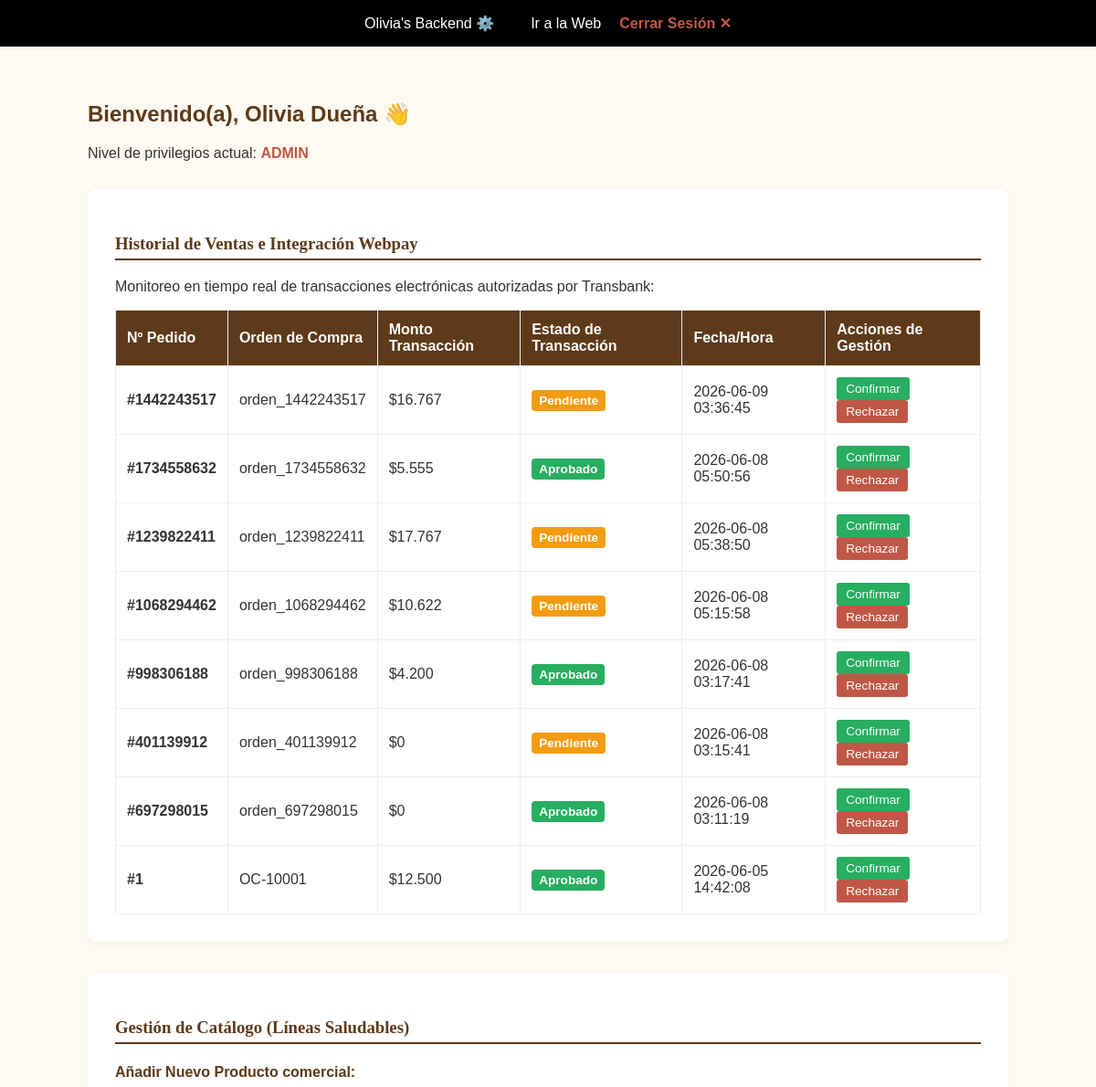
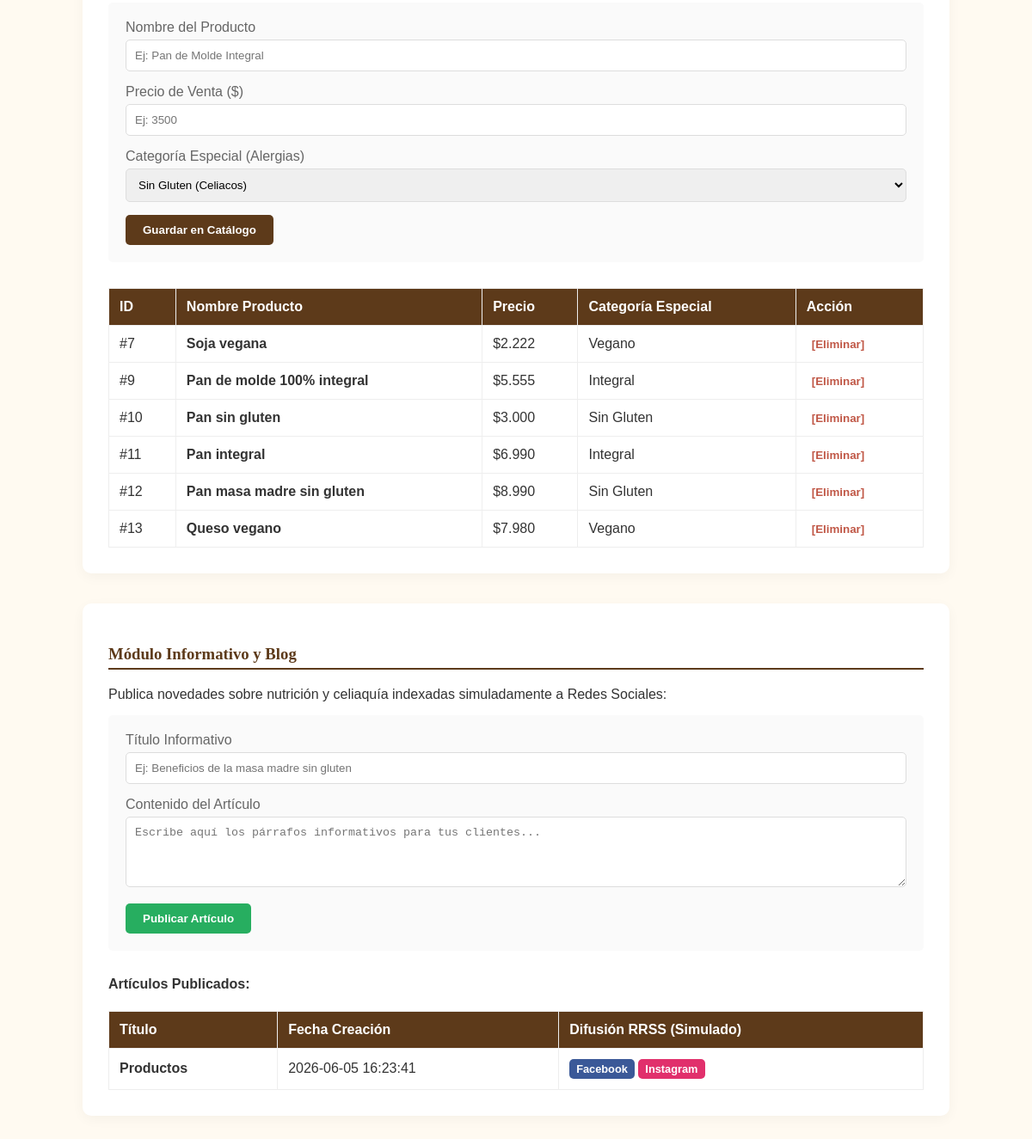
The app's page /admin.php with its own data (2 pictures, top to bottom).
### tables this page shows
CREATE TABLE `pedidos` (
  `id` int(11) NOT NULL,
  `orden_compra` varchar(50) NOT NULL,
  `monto` int(11) NOT NULL,
  `estado` varchar(20) DEFAULT 'Pendiente',
  `fecha` timestamp NOT NULL DEFAULT current_timestamp()
);

CREATE TABLE `productos` (
  `id` int(11) NOT NULL,
  `nombre` varchar(100) NOT NULL,
  `descripcion` text DEFAULT NULL,
  `precio` int(11) NOT NULL,
  `imagen` varchar(255) DEFAULT 'default-pan.jpg',
  `categoria` enum('Sin Gluten','Vegano','Integral') NOT NULL
);

CREATE TABLE `noticias` (
  `id` int(11) NOT NULL,
  `titulo` varchar(150) NOT NULL,
  `contenido` text NOT NULL,
  `fecha` timestamp NOT NULL DEFAULT current_timestamp()
);

### admin.php (the view, shortened to what this page needs)
<?php
require_once 'conexion.php';
$rolActual = $_SESSION['usuario_rol'];
$nombreAdmin = $_SESSION['usuario_nombre'];
$productos = $conexion->query("SELECT * FROM productos");
$noticias = $conexion->query("SELECT * FROM noticias");
$pedidos = $conexion->query("SELECT * FROM pedidos ORDER BY fecha DESC");
?>
<!DOCTYPE html>
<html lang="es">
<head>
    <link rel="stylesheet" href="style.css">
</head>
<body>
    <header class="navbar">
        <div class="">Olivia's Backend ⚙️</div>
        <nav>
            <ul>
                <li><a href="index.php">Ir a la Web</a></li>
                <li><a href="cierresesion.php" style="color: #c05746; font-weight: bold;">Cerrar Sesión ✕</a></li>
            </ul>
        </nav>
    </header>
    <div class="admin-box">
        <h2>Bienvenido(a), <?php echo htmlspecialchars($nombreAdmin); ?> 👋</h2>
        <p style="margin-bottom: 30px;">Nivel de privilegios actual: <strong style="color: #c05746;"><?php echo strtoupper($rolActual); ?></strong></p>
        <div class="seccion-admin">
            <h3>Historial de Ventas e Integración Webpay</h3>
            <p>Monitoreo en tiempo real de transacciones electrónicas autorizadas por Transbank:</p>
            <?php if ($pedidos->num_rows > 0): ?>
                <table>
                    <thead>
                        <tr>
                            <th>Nº Pedido</th>
                            <th>Orden de Compra</th>
                            <th>Monto Transacción</th>
                            <th>Estado de Transacción</th>
                            <th>Fecha/Hora</th>
                            <th>Acciones de Gestión</th> </tr>
                    </thead>
                    <tbody>
                        <?php while($p = $pedidos->fetch_assoc()): ?>
                        <tr>
                            <td><strong>#<?php echo $p['id']; ?></strong></td>
                            <td><?php echo $p['orden_compra']; ?></td>
                            <td>$<?php echo number_format($p['monto'], 0, ',', '.'); ?></td>
                            <td><span class="badge <?php echo $p['estado']; ?>"><?php echo $p['estado']; ?></span></td>
                            <td><?php echo $p['fecha']; ?></td>
                            <td>
                                <form method="POST" style="display:inline-block; margin-right: 5px;">
                                    <button type="submit" name="confirmar_pedido" style="background-color: #27ae60; color: white; border: none; padding: 5px 10px; border-radius: 3px; cursor: pointer; font-size: 0.85rem;">Confirmar</button>
                                </form>
                                <form method="POST" style="display:inline-block;">
                                    <button type="submit" name="rechazar_pedido" style="background-color: #c05746; color: white; border: none; padding: 5px 10px; border-radius: 3px; cursor: pointer; font-size: 0.85rem;" onclick="return confirm('¿Seguro que deseas rechazar este pedido?');">Rechazar</button>
                                </form>
                            </td>
                        </tr>
                        <?php endwhile; ?>
                    </tbody>
                </table>
            <?php else: ?>
                <p style="color: #777; font-style: italic; margin-top: 15px;">Aún no se registran intentos de pago en el sistema.</p>
            <?php endif; ?>
        </div>
        <div class="seccion-admin">
            <h3>Gestión de Catálogo (Líneas Saludables)</h3>
            <?php if ($rolActual === 'admin'): ?>
                <h4 style="color: #5d3a1a; margin-bottom: 10px;">Añadir Nuevo Producto comercial:</h4>
                <form method="POST" style="margin-bottom: 30px; background: #fafafa; padding: 20px; border-radius: 5px;">
                    <div class="form-group">
                        <label>Nombre del Producto</label>
                        <input type="text" name="nombre" placeholder="Ej: Pan de Molde Integral" required>
                    </div>
                    <div class="form-group">
                        <label>Precio de Venta ($)</label>
                        <input type="number" name="precio" placeholder="Ej: 3500" required>
                    </div>
                    <div class="form-group">
                        <label>Categoría Especial (Alergias)</label>
                        <select name="categoria">
                            <option value="Sin Gluten">Sin Gluten (Celiacos)</option>
                        </select>
                    </div>
                    <button type="submit" name="crear_producto" class="btn-panel">Guardar en Catálogo</button>
                </form>
            <?php else: ?>
                <p style="color: #c05746; font-style: italic; background: #fdf2f0; padding: 10px; border-radius: 5px;">
                    🔒 Tu nivel de acceso (Personal Interno) te permite visualizar los productos comerciales, pero no crear ni eliminar registros de la tienda.
                </p>
            <?php endif; ?>
            <table style="margin-top: 20px;">
                <thead>
                    <tr>
                        <th>ID</th>
                        <th>Nombre Producto</th>
                        <th>Precio</th>
                        <th>Categoría Especial</th>
                        <th>Acción</th>
                    </tr>
                </thead>
                <tbody>
                    <?php while($prod = $productos->fetch_assoc()): ?>
                    <tr>
                        <td>#<?php echo $prod['id']; ?></td>
                        <td><strong><?php echo htmlspecialchars($prod['nombre']); ?></strong></td>
                        <td>$<?php echo number_format($prod['precio'], 0, ',', '.'); ?></td>
                        <td><?php echo $prod['categoria']; ?></td>
                        <td>
                            <?php if ($rolActual === 'admin'): ?>
                                <form method="POST" style="display:inline;" onsubmit="return confirm('¿Seguro que deseas remover este producto?');">
                                    <button type="submit" name="eliminar_producto" style="color:#c05746; background:none; border:none; cursor:pointer; font-weight:bold;">[Eliminar]</button>
                                </form>
                            <?php else: ?>
                                <span style="color:#aaa;">Bloqueado</span>
                            <?php endif; ?>
                        </td>
                    </tr>
                    <?php endwhile; ?>
                </tbody>
            </table>
        </div>
        <div class="seccion-admin">
            <h3>Módulo Informativo y Blog</h3>
            <p style="margin-bottom: 15px;">Publica novedades sobre nutrición y celiaquía indexadas simuladamente a Redes Sociales:</p>
            <form method="POST" style="background: #fafafa; padding: 20px; border-radius: 5px; margin-bottom: 30px;">
                <div class="form-group">
                    <label>Título Informativo</label>
                    <input type="text" name="titulo" placeholder="Ej: Beneficios de la masa madre sin gluten" required>
                </div>
                <div class="form-group">
                    <label>Contenido del Artículo</label>
                    <textarea name="contenido" rows="4" placeholder="Escribe aquí los párrafos informativos para tus clientes..." required></textarea>
                </div>
                <button type="submit" name="crear_noticia" class="btn-panel" style="background-color: #27ae60;">Publicar Artículo</button>
            </form>
            <h4>Artículos Publicados:</h4>
            <table>
                <thead>
                    <tr>
                        <th>Título</th>
                        <th>Fecha Creación</th>
                        <th>Difusión RRSS (Simulado)</th>
                    </tr>
                </thead>
                <tbody>
                    <?php while($not = $noticias->fetch_assoc()): ?>
                    <tr>
                        <td><strong><?php echo htmlspecialchars($not['titulo']); ?></strong></td>
                        <td><?php echo $not['fecha']; ?></td>
                        <td>
                            <button onclick="alert('Indexando metatags automáticamente en Meta Graph API para Facebook...')" class="btn-panel" style="padding: 4px 8px; font-size: 0.8rem; background-color: #3b5998;">Facebook</button>
                            <button onclick="alert('Conectando con la API de Instagram Business para autopublicación...')" class="btn-panel" style="padding: 4px 8px; font-size: 0.8rem; background-color: #e1306c;">Instagram</button>
                        </td>
                    </tr>
                    <?php endwhile; ?>
                </tbody>
            </table>
        </div>
    </div>
</body>
</html>

### style.css (style rules this page uses)
body { margin: 0; font-family: 'Arimo', sans-serif; color: #333; }
h1, h3 { font-family: 'Merriweather', serif; }
.navbar { background-color: #000; color: #fff; display: flex; justify-content: center; align-items: flex-end; padding: 1rem 5%; gap: 40px; }
.navbar ul { list-style: none; display: flex; gap: 20px; margin: 0; padding: 0; justify-content: center; align-items: center; }
.navbar a { color: white; text-decoration: none; justify-content: center; align-items: center; }

### admin.php (style rules this page uses)
.admin-box { padding: 40px 8%; font-family: Arial, sans-serif; background-color: #fffaf1; min-height: 100vh; }
.seccion-admin { background: white; padding: 30px; margin-bottom: 35px; border-radius: 10px; box-shadow: 0 4px 15px rgba(0,0,0,0.04); }
h2 { font-family: Arial, sans-serif; color: #5d3a1a; margin-bottom: 20px; }
h3 { color: #5d3a1a; border-bottom: 2px solid #5d3a1a; padding-bottom: 5px; margin-bottom: 20px; }
table { width: 100%; border-collapse: collapse; margin-top: 15px; background: white; }
th, td { padding: 12px; border: 1px solid #eee; text-align: left; }
th { background-color: #5d3a1a; color: white; }
.form-group { margin-bottom: 15px; }
.form-group label { display: block; margin-bottom: 5px; color: #666; }
.form-group input, .form-group textarea, .form-group select { width: 100%; padding: 10px; border: 1px solid #ddd; border-radius: 5px; box-sizing: border-box; }
.btn-panel { background-color: #5d3a1a; color: white; padding: 10px 20px; border: none; border-radius: 5px; cursor: pointer; font-weight: bold; }
.badge { padding: 4px 8px; border-radius: 4px; color: white; font-weight: bold; font-size: 0.85rem; }
.Aprobado { background-color: #27ae60; }
.Pendiente { background-color: #f39c12; }

### records on screen
pedidos: id "1442243517", orden_compra "orden_1442243517", monto "16.767", estado "Pendiente", fecha "2026-06-09 03:36:45"
pedidos: id "1734558632", orden_compra "orden_1734558632", monto "5.555", estado "Aprobado", fecha "2026-06-08 05:50:56"
pedidos: id "1239822411", orden_compra "orden_1239822411", monto "17.767", estado "Pendiente", fecha "2026-06-08 05:38:50"
pedidos: id "1068294462", orden_compra "orden_1068294462", monto "10.622", estado "Pendiente", fecha "2026-06-08 05:15:58"
pedidos: id "998306188", orden_compra "orden_998306188", monto "4.200", estado "Aprobado", fecha "2026-06-08 03:17:41"
pedidos: id "401139912", orden_compra "orden_401139912", monto "0", estado "Pendiente", fecha "2026-06-08 03:15:41"
pedidos: id "697298015", orden_compra "orden_697298015", monto "0", estado "Aprobado", fecha "2026-06-08 03:11:19"
pedidos: id "1", orden_compra "OC-10001", monto "12.500", estado "Aprobado", fecha "2026-06-05 14:42:08"
productos: id "7", nombre "Soja vegana", precio "2.222", categoria "Vegano"
productos: id "9", nombre "Pan de molde 100% integral", precio "5.555", categoria "Integral"
productos: id "10", nombre "Pan sin gluten", precio "3.000", categoria "Sin Gluten"
productos: id "11", nombre "Pan integral", precio "6.990", categoria "Integral"
productos: id "12", nombre "Pan masa madre sin gluten", precio "8.990", categoria "Sin Gluten"
productos: id "13", nombre "Queso vegano", precio "7.980", categoria "Vegano"
noticias: titulo "Productos", fecha "2026-06-05 16:23:41"

### other values on screen
$nombreAdmin "Olivia Dueña"
$rolActual "ADMIN"
